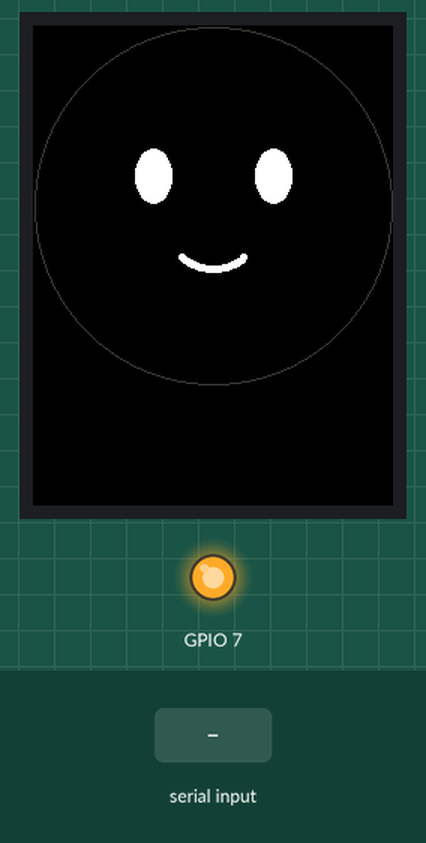
The sketch below on a simulated ESP32-S3. Parts: 240×320 colour display, output pins drawn as LEDs (lit = HIGH). The test bench sets the inputs (shaded band). Random numbers use the default seed unless the sketch sets one; what the sketch prints to the serial monitor is not drawn.

Above: at 3.2 s.
3.3 s: "2\n" received over Serial
At 4.6 s:
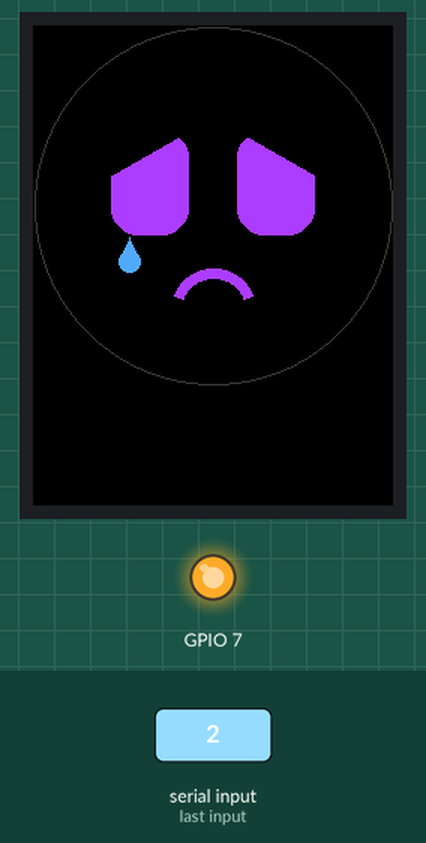
6.3 s: "30,150\n" received over Serial
At 6.59 s:
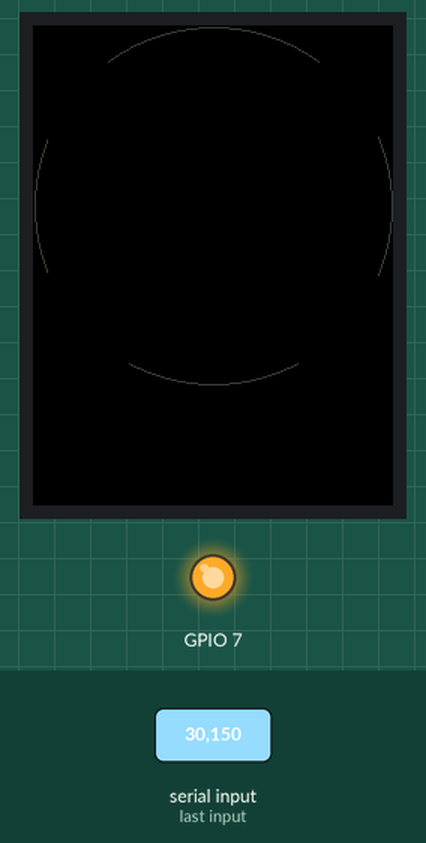
8.2 s: "90,45\n" received over Serial
At 9.4 s:
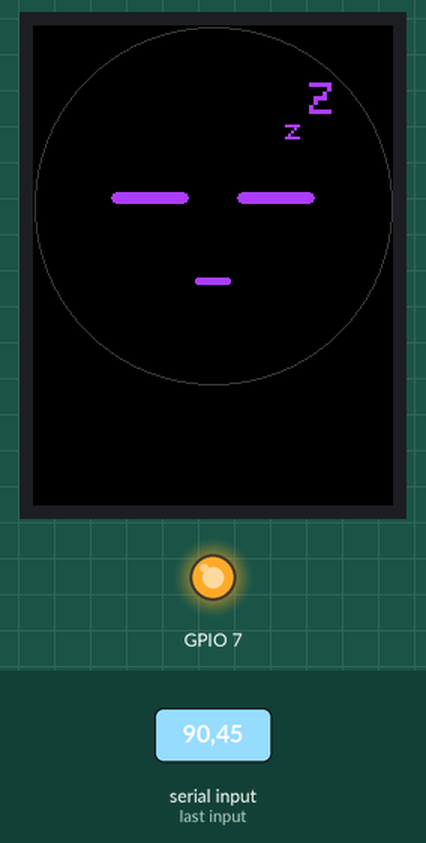
9.9 s: "a" received over Serial
At 12.5 s:
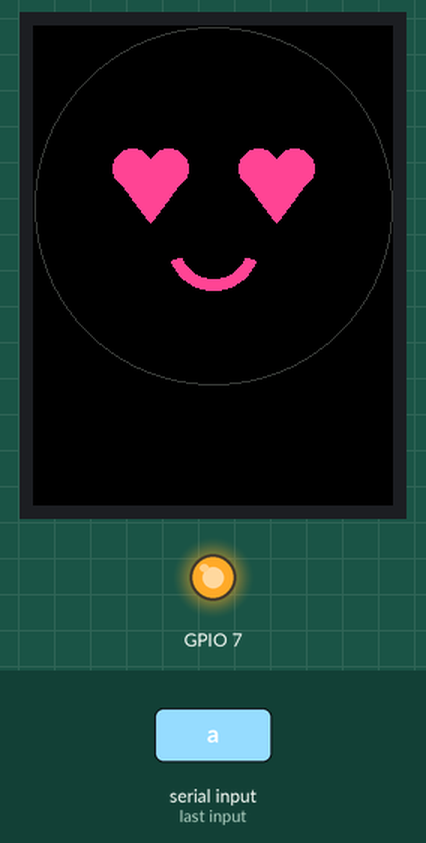
12.9 s: "a90\n" received over Serial
At 13.4 s:
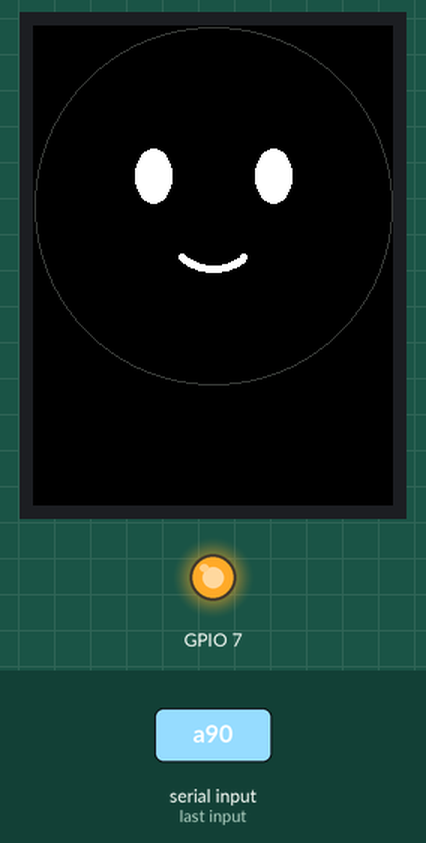
Timing chart, 0 to 15.9 s (numbered marks = the images above; inputs shaded):
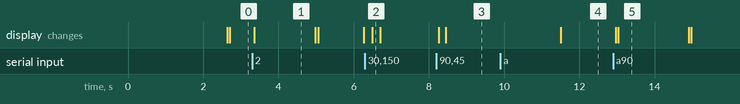

Measured:
- after the input at 8.2 s, the display: first changes after 0.06 s (image 3 shows a later state)
- after the input at 9.9 s, the display: changes after 1.6 s (image 4)
- what the display in image 1 shows lasts 1.6 s, from 3.4 s to 5.0 s
- what the display in image 5 shows lasts 1.9 s, from 13.0 s to 14.9 s

The sketch:

sentinel_face.ino
```cpp
// SENTINEL EXPRESSIONS - 10 robot faces
// 0 neutral  1 happy  2 sad  3 angry  4 surprised
// 5 sleepy   6 love   7 star eyes  8 cute  9 wink
//
// Serial Monitor: type 0-9 to pick a face, 'a' to turn auto-cycling on/off.
// Needs the LovyanGFX library (Wokwi: Library Manager -> + -> LovyanGFX).

#define LGFX_USE_V1
#include <LovyanGFX.hpp>

// ===== Choose where this runs =====
// 1 = Wokwi simulator (rectangular ILI9341 screen)
// 0 = the real Sentinel robot (round GC9A01 screen)
#define WOKWI 1

// Smooth (flicker-free) drawing uses an off-screen buffer.
// Wokwi's simulator doesn't handle it well, so it's only ON for the real robot.
#define SMOOTH (!WOKWI)

// ===== Screen setup (same pins as the Sentinel schematic) =====
class LGFX : public lgfx::LGFX_Device {
#if WOKWI
  lgfx::Panel_ILI9341 _panel;
#else
  lgfx::Panel_GC9A01 _panel;
#endif
  lgfx::Bus_SPI _bus;
public:
  LGFX() {
    auto b = _bus.config();
    b.spi_host = SPI2_HOST;
    b.freq_write = 40000000;
    b.spi_3wire = !WOKWI;
    b.pin_sclk = 2;  b.pin_mosi = 1;  b.pin_miso = -1;  b.pin_dc = 5;
    _bus.config(b);
    _panel.setBus(&_bus);
    auto p = _panel.config();
    p.pin_cs = 4;  p.pin_rst = 6;
    p.panel_width = 240;
    p.panel_height = WOKWI ? 320 : 240;
    p.invert = !WOKWI;        // the real GC9A01 needs colour inversion
    _panel.config(p);
    setPanel(&_panel);
  }
};
LGFX tft;
LGFX_Sprite canvas(&tft);   // off-screen buffer (used when SMOOTH is on)
LovyanGFX* gfx = &tft;      // where faces get drawn: the screen, or the buffer

// ===== Colours (red, green, blue: each 0-255) =====
uint16_t MAIN, RED, PINK, YELLOW, BLUE, WHITE, BLUSH, BLACK;

// ===== Face layout =====
const int EYE_L = 78, EYE_R = 162;   // left / right eye centre (x)
const int EY = 105;            // eye centre (y)
const int EW = 52, EH = 70;    // eye width / height
const int MY = 168;            // mouth height (y)

// ---------- Building blocks ----------
void roundEye(int cx, int cy, int w, int h, uint16_t c) {
  gfx->fillRoundRect(cx - w / 2, cy - h / 2, w, h, min(18, h / 2), c);
}

void closedEye(int cx, int cy, uint16_t c) {
  gfx->fillRoundRect(cx - EW / 2, cy - 4, EW, 8, 4, c);
}

void smile(int cx, int cy, int r, int thick, uint16_t c) {   // U shape
  gfx->fillArc(cx, cy, r, r - thick, 20, 160, c);
}

void frown(int cx, int cy, int r, int thick, uint16_t c) {   // upside-down U
  gfx->fillArc(cx, cy, r, r - thick, 200, 340, c);
}

void heart(int x, int y, int s, uint16_t c) {
  gfx->fillCircle(x - s / 2, y, s / 2 + 1, c);
  gfx->fillCircle(x + s / 2, y, s / 2 + 1, c);
  gfx->fillTriangle(x - s - 1, y + 2, x + s + 1, y + 2, x, y + s + s / 2, c);
}

void star(int cx, int cy, int R, uint16_t c) {               // 5-pointed star
  float px[10], py[10];
  for (int i = 0; i < 10; i++) {
    float a = -PI / 2 + i * PI / 5;
    float rad = (i % 2 == 0) ? R : R * 0.45;
    px[i] = cx + cos(a) * rad;
    py[i] = cy + sin(a) * rad;
  }
  for (int i = 0; i < 10; i++) {
    int j = (i + 1) % 10;
    gfx->fillTriangle(cx, cy, px[i], py[i], px[j], py[j], c);
  }
}

void tear(int x, int y, uint16_t c) {
  gfx->fillCircle(x, y, 7, c);
  gfx->fillTriangle(x - 7, y - 1, x + 7, y - 1, x, y - 16, c);
}

// Cut a slanted piece off the top of an eye (for sad / angry looks)
// side: -1 = left eye, +1 = right eye. outer = true cuts the outside corner.
void slantCut(int cx, int side, bool outer) {
  int top = EY - EH / 2 - 1;
  int edgeX = outer ? cx + side * (EW / 2 + 1) : cx - side * (EW / 2 + 1);
  int otherX = outer ? cx - side * (EW / 2 + 1) : cx + side * (EW / 2 + 1);
  gfx->fillTriangle(edgeX, top, edgeX, top + EH * 0.45, otherX, top, BLACK);
}

// ---------- The 10 expressions ----------
// Smile with rounded ends (looks softer)
void roundSmile(int cx, int cy, int r, int thick, int a0, int a1, uint16_t c) {
  gfx->fillArc(cx, cy, r, r - thick, a0, a1, c);
  float mid = r - thick / 2.0;
  gfx->fillCircle(cx + cos(a0 * PI / 180) * mid, cy + sin(a0 * PI / 180) * mid, thick / 2, c);
  gfx->fillCircle(cx + cos(a1 * PI / 180) * mid, cy + sin(a1 * PI / 180) * mid, thick / 2, c);
}

void faceNeutral(bool shut) {
  int lx = 80, rx = 160, ey = 100;              // eyes spaced apart
  if (shut) {
    gfx->fillRoundRect(lx - 12, ey - 3, 24, 6, 3, WHITE);    // blink lines
    gfx->fillRoundRect(rx - 12, ey - 3, 24, 6, 3, WHITE);
  } else {
    gfx->fillEllipse(lx, ey, 12, 18, WHITE);     // tall oval eyes
    gfx->fillEllipse(rx, ey, 12, 18, WHITE);
  }
  roundSmile(120, 130, 34, 4, 50, 130, WHITE);  // thin, wide, gentle smile
}

void faceHappy() {
  // Bounce: hops up and lands, over and over
  int hop = -fabs(sin(millis() / 200.0)) * 8;    // 8 = hop height, 200 = speed
  int lx = 80, rx = 160, ey = 106 + hop;
  roundSmile(lx, ey, 15, 5, 200, 340, YELLOW);    // happy eyes
  roundSmile(rx, ey, 15, 5, 200, 340, YELLOW);
  gfx->fillArc(120, 140 + hop, 26, 0, 0, 180, YELLOW);   // open mouth (moved lower)
}

void faceSad(bool shut) {
  if (shut) { closedEye(EYE_L, EY + 8, MAIN); closedEye(EYE_R, EY + 8, MAIN); }
  else {
    roundEye(EYE_L, EY, EW, EH, MAIN);
    roundEye(EYE_R, EY, EW, EH, MAIN);
    slantCut(EYE_L, -1, true);                    // droopy outer corners
    slantCut(EYE_R, +1, true);
  }
  frown(120, MY + 22, 28, 6, MAIN);
  tear(EYE_L - 14, EY + 52, BLUE);
}

void faceAngry(bool shut) {
  if (shut) { closedEye(EYE_L, EY, RED); closedEye(EYE_R, EY, RED); }
  else {
    roundEye(EYE_L, EY, EW, EH, RED);
    roundEye(EYE_R, EY, EW, EH, RED);
    slantCut(EYE_L, -1, false);                   // frowning inner corners
    slantCut(EYE_R, +1, false);
  }
  frown(120, MY + 18, 24, 6, RED);
}

void faceSurprised() {
  gfx->fillCircle(EYE_L, EY, 34, MAIN);
  gfx->fillCircle(EYE_R, EY, 34, MAIN);
  gfx->fillCircle(EYE_L, EY, 13, BLACK);           // pupils
  gfx->fillCircle(EYE_R, EY, 13, BLACK);
  gfx->fillArc(120, MY + 4, 16, 10, 0, 360, MAIN);   // "O" mouth
}

void faceSleepy() {
  closedEye(EYE_L, EY + 10, MAIN);
  closedEye(EYE_R, EY + 10, MAIN);
  gfx->fillRoundRect(108, MY, 24, 5, 2, MAIN);
  gfx->setTextColor(MAIN);
  gfx->setTextSize(2);  gfx->drawString("z", 168, 62);
  gfx->setTextSize(3);  gfx->drawString("Z", 184, 38);
}

void faceLove() {
  heart(EYE_L, EY - 10, 24, PINK);
  heart(EYE_R, EY - 10, 24, PINK);
  smile(120, MY - 22, 30, 7, PINK);
}

void faceStar() {
  star(EYE_L, EY, 36, YELLOW);
  star(EYE_R, EY, 36, YELLOW);
  smile(120, MY - 26, 38, 8, MAIN);
}

void faceCute(bool shut) {
  if (shut) { closedEye(EYE_L, EY, MAIN); closedEye(EYE_R, EY, MAIN); }
  else {
    gfx->fillCircle(EYE_L, EY, 30, MAIN);
    gfx->fillCircle(EYE_R, EY, 30, MAIN);
    gfx->fillCircle(EYE_L - 10, EY - 10, 9, WHITE);   // sparkle highlights
    gfx->fillCircle(EYE_R - 10, EY - 10, 9, WHITE);
    gfx->fillCircle(EYE_L + 10, EY + 10, 4, WHITE);
    gfx->fillCircle(EYE_R + 10, EY + 10, 4, WHITE);
  }
  gfx->fillEllipse(EYE_L - 12, EY + 44, 14, 7, BLUSH); // rosy cheeks
  gfx->fillEllipse(EYE_R + 12, EY + 44, 14, 7, BLUSH);
  smile(111, MY - 8, 10, 3, MAIN);                 // little "w" mouth
  smile(129, MY - 8, 10, 3, MAIN);
}

void faceWink() {
  roundEye(EYE_L, EY, EW, EH, MAIN);
  gfx->fillArc(EYE_R, EY + 14, 26, 19, 200, 340, MAIN);  // closed "^" eye
  gfx->fillEllipse(EYE_R + 12, EY + 44, 14, 7, BLUSH);
  smile(120, MY - 22, 30, 7, MAIN);
}

// ---------- Drawing + switching ----------
const int COUNT = 10;
const char* NAMES[COUNT] = { "neutral", "happy", "sad", "angry", "surprised",
                             "sleepy", "love", "star eyes", "cute", "wink" };

void drawOutline() {
#if WOKWI
  gfx->drawCircle(120, 120, 119, tft.color565(60, 60, 60));  // shows where the round screen ends
#endif
}

void drawFace(int e, bool shut, bool fullClear) {
  gfx->fillRect(10, 25, 220, 200, BLACK);   // clear the face area
  switch (e) {
    case 0: faceNeutral(shut); break;
    case 1: faceHappy();       break;
    case 2: faceSad(shut);     break;
    case 3: faceAngry(shut);   break;
    case 4: faceSurprised();   break;
    case 5: faceSleepy();      break;
    case 6: faceLove();        break;
    case 7: faceStar();        break;
    case 8: faceCute(shut);    break;
    case 9: faceWink();        break;
  }
  drawOutline();
  if (SMOOTH) canvas.pushSprite(0, 0);      // send the finished frame to the screen
}

// Faces that move all the time
bool isAnimated(int e) { return e == 1; }

bool canBlink(int e) { return e == 0 || e == 2 || e == 3 || e == 8; }

int expr = 0;
bool autoPlay = false;   // true = cycle through all faces
uint32_t lastChange = 0, nextBlink = 0;

void show(int e) {
  expr = e;
  drawFace(expr, false, true);
  lastChange = millis();
  nextBlink = millis() + random(1500, 3500);
  Serial.print("Face: ");
  Serial.println(NAMES[expr]);
}

void setup() {
  Serial.begin(115200);
  pinMode(7, OUTPUT);
  digitalWrite(7, HIGH);              // backlight on

  tft.init();
  MAIN   = tft.color565(170, 60, 255);  // purple
  RED    = tft.color565(255, 50, 40);
  PINK   = tft.color565(255, 70, 150);
  YELLOW = tft.color565(255, 210, 0);
  BLUE   = tft.color565(80, 170, 255);
  WHITE  = tft.color565(255, 255, 255);
  BLUSH  = tft.color565(255, 120, 170);
  BLACK  = tft.color565(0, 0, 0);

  tft.fillScreen(BLACK);
  if (SMOOTH) {
    canvas.setColorDepth(16);
    canvas.createSprite(240, 240);
    canvas.fillScreen(BLACK);
    gfx = &canvas;
  }
  Serial.println("Type 0-9 to pick a face, 'a' to toggle auto-cycle");
  show(0);
}

void loop() {
  if (Serial.available()) {
    char c = Serial.read();
    if (c >= '0' && c <= '9') { autoPlay = false; show(c - '0'); }
    if (c == 'a') { autoPlay = !autoPlay; Serial.println(autoPlay ? "Auto ON" : "Auto OFF"); }
  }

  if (autoPlay && millis() - lastChange > 3000) show((expr + 1) % COUNT);

  static uint32_t lastAnim = 0;
  if (isAnimated(expr) && millis() - lastAnim > 40) {   // about 25 frames per second
    lastAnim = millis();
    drawFace(expr, false, true);
  }

  if (canBlink(expr) && millis() > nextBlink) {
    drawFace(expr, true, false);     // eyes shut
    delay(15);
    drawFace(expr, false, false);    // eyes open
    nextBlink = millis() + random(1000, 2500);
  }

  delay(10);
}
```
